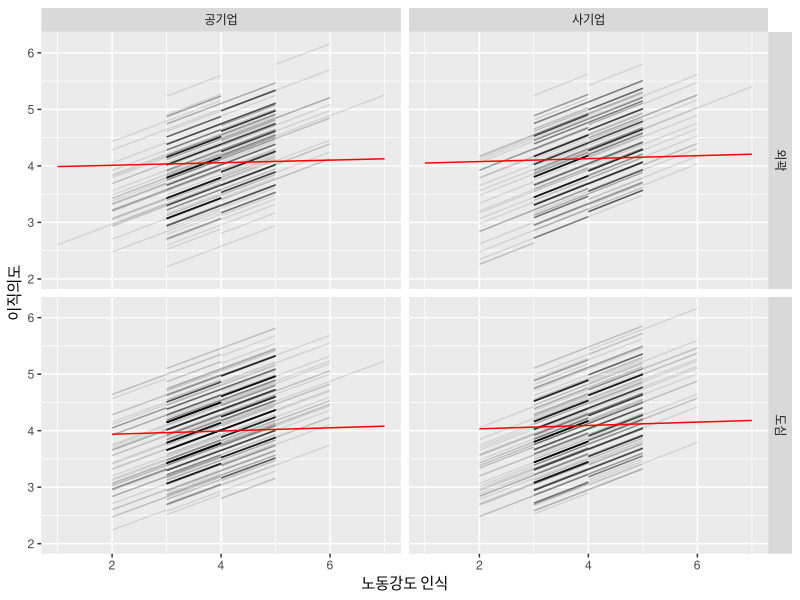
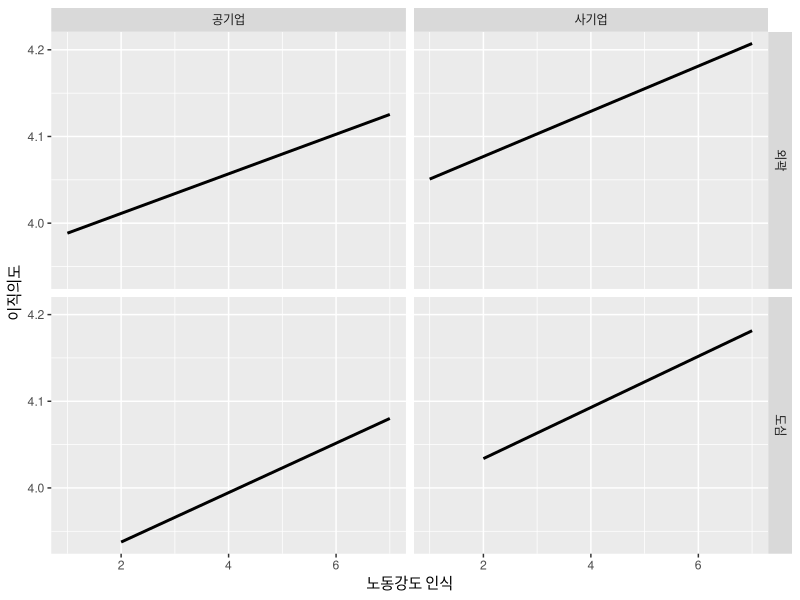

The R source for these figures, in order:
########################################################
#R를 이용한 다층모형 분석###############################
########################################################

########################################################
#제3부 다층모형 구성 및 추정############################
#04장 교차 다층모형 ####################################
########################################################
#라이브러리 구동 및 데이터 불러오기 
library('lme4')
library('lmerTest')
library('tidyverse')
setwd("D:/data")
mycross <- read.csv("crosslevel.csv",header=T)
head(mycross)
dim(mycross)

length(unique(mycross$g1id))
length(unique(mycross$g2id))

table(mycross$g1id,mycross$g2id)[1:5,]

#기술통계치 
#개인수준
summarise(ungroup(mycross),
          length(ix),mean(ix),sd(ix),min(ix),max(ix))
summarise(ungroup(mycross),
          length(y),mean(y),sd(y),min(y),max(y))
#각 집단별 수준
group_by(mycross,g1id) %>% 
  summarise(g1x=mean(g1x)) %>% 
  summarise(length(g1x),mean(g1x),sd(g1x),min(g1x),max(g1x))
group_by(mycross,g2id) %>% 
  summarise(g2x=mean(g2x)) %>% 
  summarise(length(g2x),mean(g2x),sd(g2x),min(g2x),max(g2x))

#기본모형 
cross.m0 <- lmer(y~1+(1|g1id)+(1|g2id)+(1|g1id:g2id),
                 data=mycross)
summary(cross.m0)

iccs <- data.frame(VarCorr(cross.m0))$vcov
icc_rc <- iccs[1]/sum(iccs)
icc_r <- iccs[2]/sum(iccs)
icc_c <- iccs[3]/sum(iccs)
icc_r; icc_c; icc_rc

#랜덤효과항
cross.m1a <- lmer(y~ix+(1|g1id)+(1|g2id)+(1|g1id:g2id),
                  data=mycross)
summary(cross.m1a)

cross.m1b <- lmer(y~ix+(ix|g1id)+(1|g2id)+(1|g1id:g2id),
                  data=mycross)
summary(cross.m1b)

cross.m1c <- lmer(y~ix+(1|g1id)+(ix|g2id)+(1|g1id:g2id),
                  data=mycross)
summary(cross.m1c)

cross.m1d <- lmer(y~ix+(ix|g1id)+(ix|g2id)+(1|g1id:g2id),
                  data=mycross)
summary(cross.m1d)

#집단수준의 독립변수 투입
cross.m2a <- lmer(y~ix+g1x+g2x+(1|g1id)+(1|g2id)+(1|g1id:g2id),
                  data=mycross)
summary(cross.m2a)

cross.m2b <- lmer(y~ix*g1x+g2x+(1|g1id)+(1|g2id)+(1|g1id:g2id),
                  data=mycross)
summary(cross.m2b)

cross.m2c <- lmer(y~g1x+ix*g2x+(1|g1id)+(1|g2id)+(1|g1id:g2id),
                  data=mycross)
summary(cross.m2c)

cross.m2d <- lmer(y~ix*(g1x+g2x)+(1|g1id)+(1|g2id)+(1|g1id:g2id),
                  data=mycross)
summary(cross.m2d)

#그래프
fig.data <- group_by(mycross,g2id,g1id) %>%
  summarise(x.min=min(ix),x.max=max(ix),g1x=mean(g1x),g2x=mean(g2x))
fig.data <- gather(fig.data,"value",ix,
                   -g1id,-g2id,-g1x,-g2x)
fig.data$predy <- predict(cross.m2d,fig.data)
fig.data$g12id <- 100*fig.data$g1id + fig.data$g2id 
#전체표본의 패턴
temp1 <- group_by(subset(fig.data,value=='x.min'),g1x,g2x) %>% 
  summarise(predy=mean(predy),ix=min(ix))
temp2 <- group_by(subset(fig.data,value=='x.max'),g1x,g2x) %>% 
  summarise(predy=mean(predy),ix=max(ix))
fig.data.pop <- rbind(temp1,temp2)
#그래프 가독성을 위해 텍스트형식의 변수생성
fig.data$g1x.label <- ifelse(fig.data$g1x==0,"공기업","사기업")
fig.data$g2x.label <- ifelse(fig.data$g2x==0,"외곽","도심")
fig.data$g1x.label <- factor(fig.data$g1x.label,levels=c("공기업","사기업"))
fig.data$g2x.label <- factor(fig.data$g2x.label,levels=c("외곽","도심"))
fig.data.pop$g1x.label <- ifelse(fig.data.pop$g1x==0,"공기업","사기업")
fig.data.pop$g2x.label <- ifelse(fig.data.pop$g2x==0,"외곽","도심")
fig.data.pop$g1x.label <- factor(fig.data.pop$g1x.label,
                                 levels=c("공기업","사기업"))
fig.data.pop$g2x.label <- factor(fig.data.pop$g2x.label,
                                 levels=c("외곽","도심"))

#개별패턴과 전체패턴을 같이 그리는 경우 
ggplot(fig.data,aes(y=predy,x=ix))+
  geom_line(aes(y=predy,group=g12id),alpha=.1)+
  geom_line(data=fig.data.pop,aes(y=predy),linetype=1,col='red') +
  labs(x='노동강도 인식',y='이직의도')+
  facet_grid(g2x.label~g1x.label)

#전체패턴만 그리는 경우 
ggplot(fig.data.pop,aes(y=predy,x=ix))+
  geom_line(size=1)+
  labs(x='노동강도 인식',y='이직의도')+
  facet_grid(g2x.label~g1x.label)
